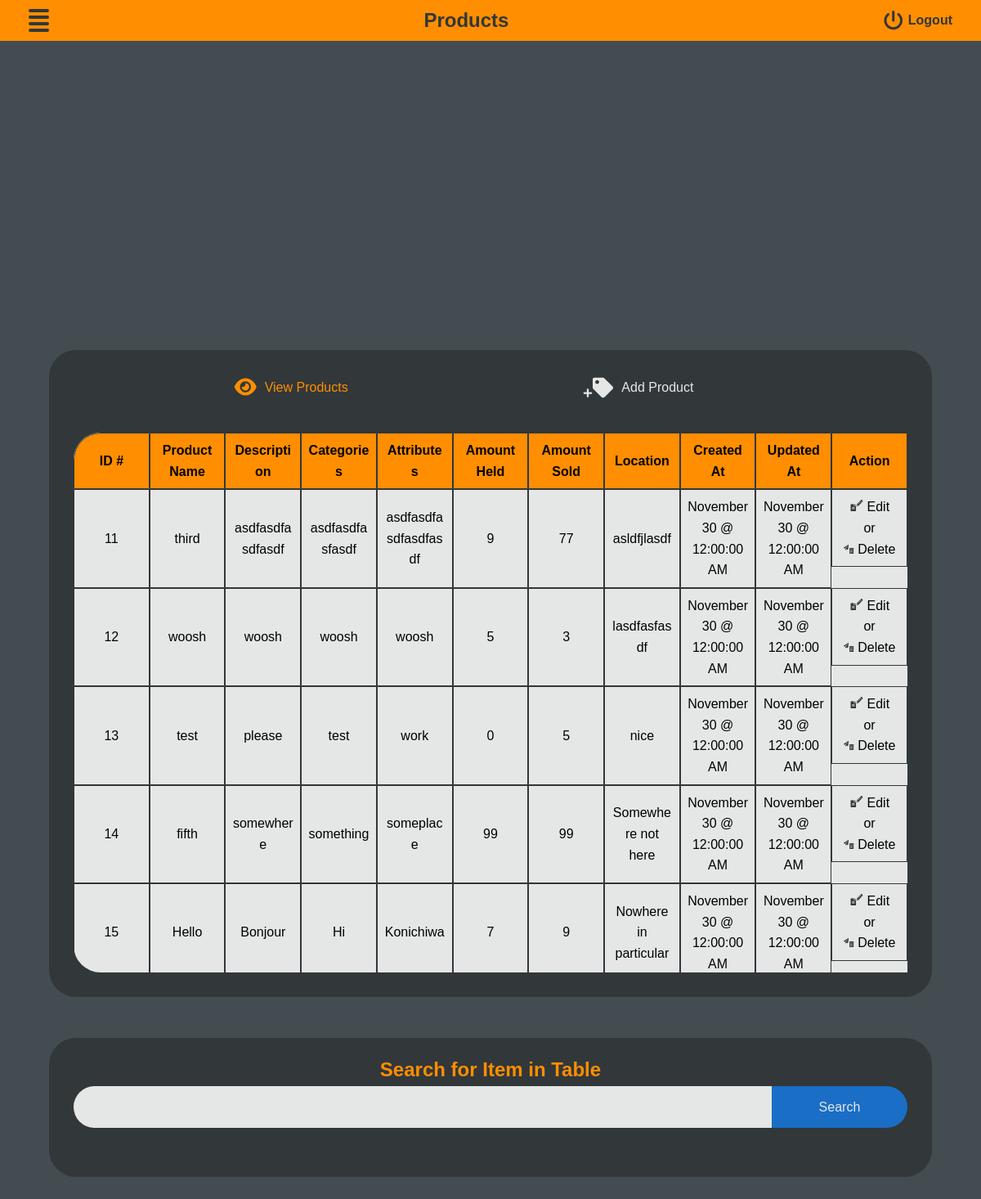
The app's page /php/products.php (signed in) with its own data.
### tables this page shows
CREATE TABLE `products` (
  `id` int(11) NOT NULL,
  `product_name` varchar(50) NOT NULL,
  `category` varchar(50) NOT NULL,
  `description` varchar(500) NOT NULL,
  `attribute` varchar(500) NOT NULL,
  `amount_held` int(11) NOT NULL,
  `amount_sold` int(11) NOT NULL,
  `location` varchar(100) NOT NULL,
  `created_at` datetime NOT NULL,
  `updated_at` datetime NOT NULL
);

### database/show-products.php (called while the page is built)
<?php
    include("../database/connection.php");
    $stmt = $conn->prepare('SELECT * FROM products ORDER BY created_at DESC');
    $stmt->execute();
    $stmt->setFetchMode(PDO::FETCH_ASSOC);
    return $stmt->FetchAll();
?>

### php/products.php (the view, shortened to what this page needs)
<?php
    $products = include('../database/show-products.php');
?>
<!DOCTYPE html>
<html lang="en">
<head>
 <link rel="stylesheet" href="../assets/fontawesome/css/fontawesome.css">
 <link rel="stylesheet" href="../assets/fontawesome/css/all.css">
 <link rel="stylesheet" href="../assets/fonts/Nunito/fonts.css">
 <link rel="stylesheet" href="../css/main.css">
</head>
<body class="navbody products">
 <nav class="topbar">
  <div class="topbar__burgermenu">
   <span></span>
   <span></span>
   <span></span>
   <span></span>
  </div>
  <h1>Products</h1>
  <div class="topbar__logoutbutton">
   <a href="../database/logout.php">
    <i class="fa-solid fa-power-off fa-xl"></i>
    <h4>Logout</h4>
   </a>
  </div>
 </nav>
 <div class="sections table-section">
  <div class="tab-box">
   <button class="tab-btn prod-btn active"><i class="fa-solid fa-eye fa-xl"></i>View Products</button>
   <button class="tab-btn add-prod-btn inactive"><img src="../assets/icons/add-prod.svg" class="prod-btn-icon">Add Product</button>
  </div>
  <div class="content-box">
   <div class="content">
    <div class="table-wrapper active">
     <table class="products-table">
      <tr>
       <th class="top-left">ID #</th>
       <th>Product Name</th>
       <th>Description</th>
       <th>Categories</th>
       <th>Attributes</th>
       <th>Amount Held</th>
       <th>Amount Sold</th>
       <th>Location</th>
       <th>Created At</th>
       <th>Updated At</th>
       <th>Action</th>
      </tr>
      <?php
        foreach($products as $index => $product) { ?>
            <tr>
             <td><?= $product['id'] ?></td>
             <td class="p-name"><?= $product['product_name'] ?></td>
             <td class="p-desc"><?= $product['description'] ?></td>
             <td class="p-cat"><?= $product['category'] ?></td>
             <td class="p-attr"><?= $product['attribute'] ?></td>
             <td class="p-amnt-held"><?= $product['amount_held'] ?></td>
             <td class="p-amnt-sold"><?= $product['amount_sold'] ?></td>
             <td class="p-loc"><?= $product['location'] ?></td>
             <td><?= date('F d @ h:i:s A', strtotime($product['created_at'])) ?></td>
             <td><?= date('F d @ h:i:s A', strtotime($product['updated_at'])) ?></td>
             <td class="action-btns"><span class="edit-btn" data-prodid="<?= $product['id'] ?>"><img src="../assets/icons/edit.svg" class="edit-icon"> Edit</span> or <span class="dl-btn" data-prodid="<?= $product['id'] ?>" data-pname="<?= $product['product_name']?>" data-cat="<?= $product['category']?>"><img src="../assets/icons/delete.svg" class="dl-icon"> Delete</span></td>
            </tr>
      <?php } ?>
     </table>
    </div>
   </div>
  </div>
 </div>
 <div class="sections table-section">
  <div class="tab-box">
   <h2 class="sections__header">Search for Item in Table</h2>
  </div>
  <form action="" method="GET" class="search-form">
   <input type="text" name="search" id="search" value="<?php
        $pageWasRefreshed = isset($_SERVER['HTTP_CACHE_CONTROL']) && $_SERVER['HTTP_CACHE_CONTROL'] === 'max-age=0';
        if ($pageWasRefreshed) {
            echo '';
        } else if (isset($_GET['search'])) {
            echo $_GET['search'];
        } ?>" autocomplete="off">
   <button class="search-button">Search</button>
  </form>
 </div>
</body>
</html>

### css/main.css (style rules this page uses)
* { padding: 0; margin: 0; box-sizing: border-box; }
html { font-size: 10px; }
body { min-height: 100vh; font-size: 1.6rem; line-height: 1.6; background-color: #434c51; font-family: "Nunito", sans-serif; }
button { background-color: #e5e7e6; border-radius: 6.6rem; color: #32373a; width: 20rem; text-align: center; text-decoration: none; display: inline-block; font-size: 1.6rem; line-height: 3.2; transition-duration: 0.4s; cursor: pointer; }
.tab-btn { background-color: rgba(0, 0, 0, 0); border: none; color: #e5e7e6; text-align: center; text-decoration: none; display: inline-flex; align-items: center; gap: 1rem; font-size: 1.6rem; transition-duration: 0.4s; cursor: pointer; }
.tab-btn.active { color: #ff8e00; }
.tab-btn.inactive { color: #e5e7e6; }
.action-btns { display: flex; flex-direction: column; justify-content: center; align-items: center; }
.edit-btn, .dl-btn { transition-duration: 0.4s; }
.search-button { border: 0; border-radius: 0rem 3.3rem 3.3rem 0rem; background-color: #1a6ec6; color: #e5e7e6; }
input { background-color: #e5e7e6; border: none; border-radius: 3.3rem; }
.topbar { display: flex; justify-content: space-between; align-items: center; width: 100%; height: 5rem; background-color: #ff8e00; color: #32373a; position: fixed; top: 0; z-index: 2; padding-left: 3.5rem; padding-right: 3.5rem; margin-bottom: 5rem; }
.topbar__burgermenu { display: flex; flex-direction: column; justify-content: flex-start; align-items: flex-start; gap: 0.4rem; cursor: pointer; }
.topbar__burgermenu span { display: block; background-color: #32373a; width: 2.5rem; height: 0.4rem; border-radius: 6.6rem; transition: 0.5s ease-in-out; }
.topbar__logoutbutton a { display: flex; justify-content: ""; align-items: center; gap: 0.6rem; color: #32373a; text-decoration: none; }
.navbody { display: flex; justify-content: center; align-items: center; overflow-x: hidden; transition: 0.5s; }
.navbody.products { display: flex; flex-direction: column; justify-content: center; align-items: center; }
.sections { width: 90%; margin-top: 5rem; background-color: #32373a; border-radius: 3.3rem; }
.sections.table-section { width: 90%; }
.sections .tab-box { display: flex; justify-content: space-evenly; align-items: center; margin-top: 2rem; }
.sections .table-wrapper { border-top-left-radius: 3.3rem; border-bottom-left-radius: 3.3rem; max-height: 66rem; overflow-y: scroll; margin: 3rem; }
.sections .table-wrapper table { table-layout: fixed; border-spacing: 0rem; padding: 0rem; }
.sections .table-wrapper.active { display: block; }
.sections .products-table { background-color: #e5e7e6; border-collapse: separate; border-spacing: 0rem; text-align: center; word-wrap: break-word; width: 100%; }
.sections .products-table th { position: sticky; top: 0rem; background-color: #ff8e00; }
.sections .products-table th, .sections .products-table td { border: 1px solid #32373a; padding: 0.8rem; }
.sections .products-table .top-left { border-top-left-radius: 3.3rem; }
.sections h2 { color: #ff8e00; }
.sections .search-form { display: flex; justify-content: ""; align-items: ""; padding-left: 3rem; padding-right: 3rem; }
.sections .search-form #search { width: 100%; display: inline-block; border: 0; border-radius: 3.3rem 0rem 0rem 3.3rem; font-size: 1.6rem; padding-left: 2rem; padding-right: 2rem; }

### records on screen
products: id "11", product_name "third", description "asdfasdfasdfasdf", category "asdfasdfasfasdf", attribute "asdfasdfasdfasdfasdf", amount_held "9", amount_sold "77", location "asldfjlasdf", created_at "November 30 @ 12:00:00 AM", updated_at "November 30 @ 12:00:00 AM"
products: id "12", product_name "woosh", description "woosh", category "woosh", attribute "woosh", amount_held "5", amount_sold "3", location "lasdfasfasdf", created_at "November 30 @ 12:00:00 AM", updated_at "November 30 @ 12:00:00 AM"
products: id "13", product_name "test", description "please", category "test", attribute "work", amount_held "0", amount_sold "5", location "nice", created_at "November 30 @ 12:00:00 AM", updated_at "November 30 @ 12:00:00 AM"
products: id "14", product_name "fifth", description "somewhere", category "something", attribute "someplace", amount_held "99", amount_sold "99", location "Somewhere not here", created_at "November 30 @ 12:00:00 AM", updated_at "November 30 @ 12:00:00 AM"
products: id "15", product_name "Hello", description "Bonjour", category "Hi", attribute "Konichiwa", amount_held "7", amount_sold "9", location "Nowhere in particular", created_at "November 30 @ 12:00:00 AM", updated_at "November 30 @ 12:00:00 AM"
